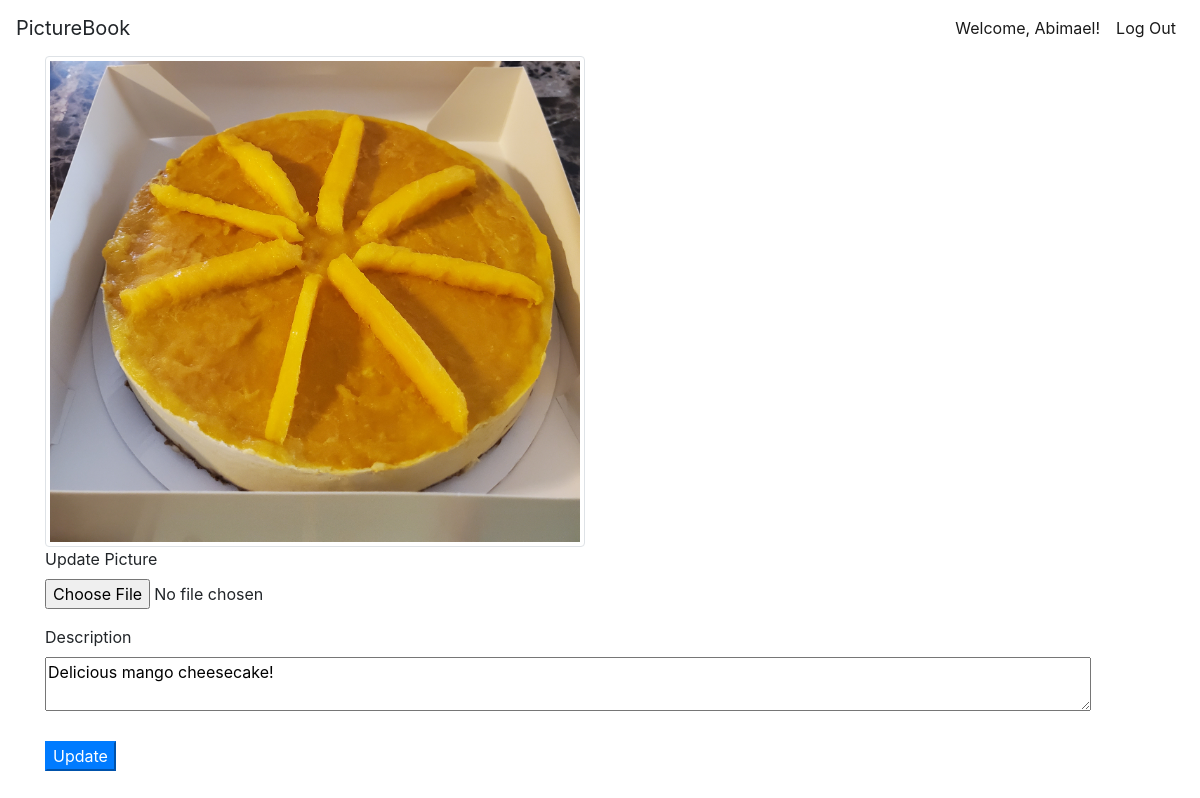
Page /edit_post/3 (signed in) on the earlier database version.
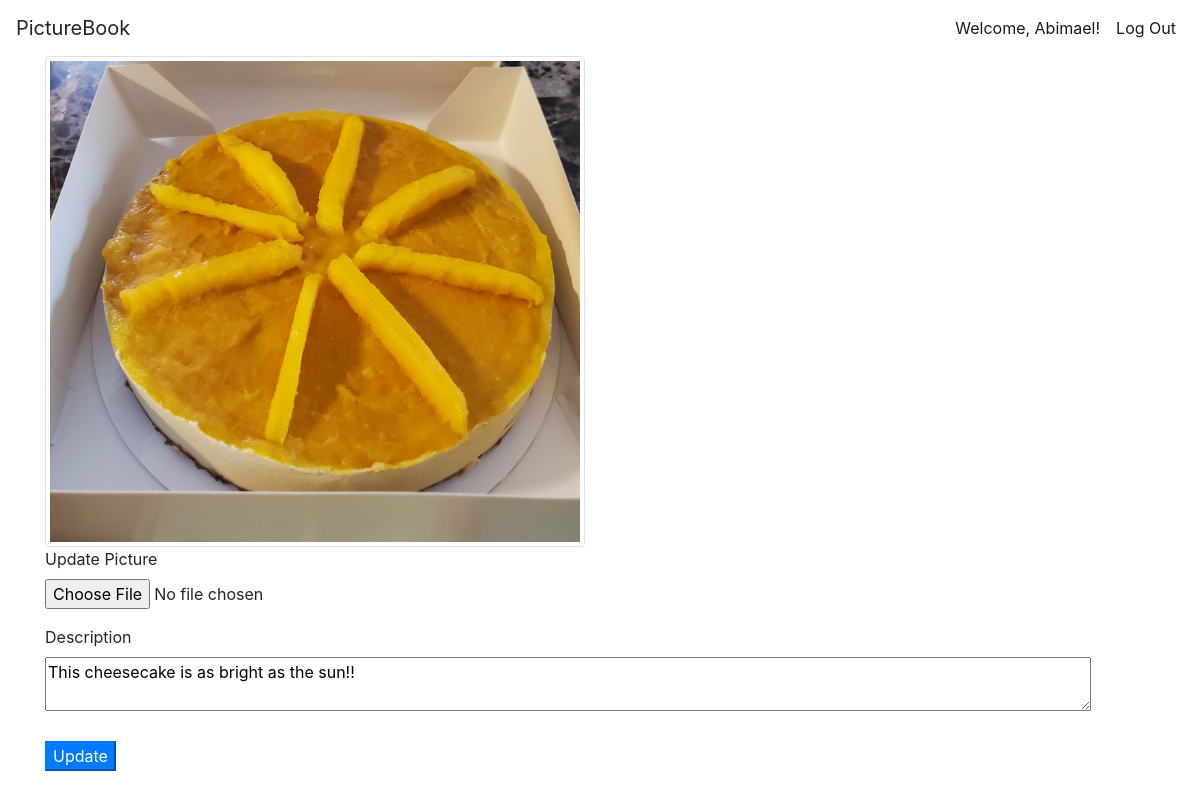
Same page on the later database version.
### pictureapp/models.py (models this page shows)
class Post(models.Model):
    picture = models.ImageField(null=True, blank=True)
    desc = models.TextField(null=True)
    poster = models.ForeignKey(User, related_name='user_posts', on_delete=models.CASCADE)
    likes = models.ManyToManyField(User, related_name='liked_posts')

### pictureapp/views.py (the view)
# urls.py: path('edit_post/<int:id>', views.edit_post),
def edit_post(request,id):
    user = User.objects.get(id=request.session["user_id"])
    post = Post.objects.get(id=id)
    if request.method == "GET":
        context = {
        "user":user,
        "post":post,
    }
        return render(request,'edit_post.html', context)
    else:
        post.picture = request.FILES["pic"]
        post.desc = request.POST["desc"]
        post.save()
    return redirect(f'/profile/{user.id}')

### pictureapp/templates/edit_post.html (shortened to what this page needs)
<!DOCTYPE html>
<html lang="en">
    <head>
        <link rel="stylesheet" href="https://maxcdn.bootstrapcdn.com/bootstrap/4.0.0/css/bootstrap.min.css">
        {% load static %}
    </head>
    <body>
        <nav id="card1" class="navbar navbar-expand-lg navbar-light">
            <div class="collapse navbar-collapse" id="navbarTogglerDemo01">
                <a id="Title" class="navbar-brand">PictureBook</a>
                <ul class="navbar-nav ml-auto mt-2 mt-lg-0 ml-auto">
                    <li class="nav-item active">
                        <a class="nav-link" href="/profile/{{request.session.user_id}}">Welcome, {{request.session.user_name}}!</a>
                    </li>
                    <li class="nav-item active">
                        <a class="nav-link" href="/logout">Log Out</a>
                    </li>
                </ul>
            </div>
        </nav>
        <div class="container">
            <div class="row">
                <div class="post col-md-6">
                    <img class="img-thumbnail" alt="missing image" src="{{post.picture.url}}" >
                    <br>
                    <form action="/edit_post/{{post.id}}" method="post" enctype="multipart/form-data">
                        <div class="form-group">
                            <label for="exampleFormControlFile1">Update Picture</label>
                            <input type="file" class="form-control-file" id="pic" value="{{post.picture}}" name="pic">
                        </div>
                        <div>
                            <label for="">Description</label>
                            <textarea name="desc" cols="100" rows="2">{{post.desc}}</textarea>
                        </div>
                        <br>
                        <button class="btn-primary">Update</button>
                    </form>
                </div>
            </div>
        </div>
    </body>
</html>

Differences in the rows shown:
changed Post: desc "Delicious mango cheesecake!" → "This cheesecake is as bright as the sun!!"
